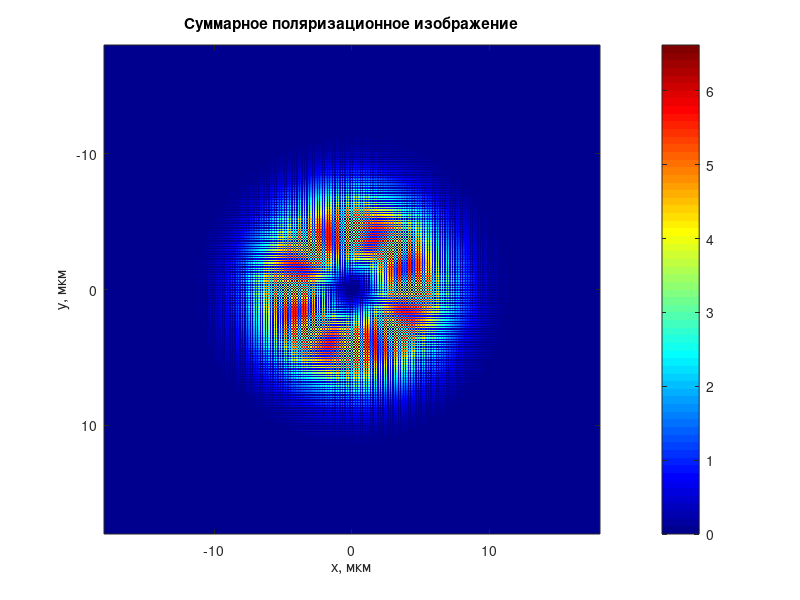

The MATLAB script that drew this image:
% Параметры
n = 1; % Порядок векторной моды
phi0 = 0; % Начальный угол поворота моды
omega = 6; % Ширина моды
noise_level = 0.0; % Уровень шума (сигнал/шум)
threshold = 1.0; % Порог зашкаливания

% Размер изображения
size_img = 300;
[x, y] = meshgrid(linspace(-omega*3, omega*3, size_img), linspace(-omega*3, omega*3, size_img));

% Радиус
r = sqrt(x.^2 + y.^2);

% Азимутальный угол
phi = atan2(y, x);

% Компоненты напряженности электрического поля
Ex = r .* exp(-r.^2 / omega^2) .* cos(n * (phi - phi0));
Ey = r .* exp(-r.^2 / omega^2) .* sin(n * (phi - phi0));

% Поляризационные изображения
images = zeros(size_img, size_img, 4);

% Углы поляризатора
theta_values = [0, pi/2, pi/4, -pi/4];

for i = 1:4
    theta = theta_values(i);
    if theta == 0
        images(:, :, i) = Ex.^2;
    elseif theta == pi/2
        images(:, :, i) = Ey.^2;
    else
		Ex_out = Ex .* cos(theta)^2 - Ey .* cos(theta) * sin(theta);
		Ey_out = -Ex .* cos(theta) * sin(theta) + Ey .* sin(theta)^2;
        images(:, :, i) = Ex_out.^2 + Ey_out.^2;
    end
end

% Добавление шума
images = images + noise_level * randn(size(images));

% Зашкаливание
max_intensity = max(images(:));
images(images > threshold * max_intensity) = threshold * max_intensity;

% Создание суммарного изображения
final_image = zeros(size_img * 2, size_img * 2);
final_image(1:2:end, 1:2:end) = images(:, :, 1);
final_image(2:2:end, 2:2:end) = images(:, :, 2);
final_image(2:2:end, 1:2:end) = images(:, :, 3);
final_image(1:2:end, 2:2:end) = images(:, :, 4);

% Отображение суммарного изображения
imagesc(linspace(-omega*3, omega*3, size_img * 2), linspace(-omega*3, omega*3, size_img * 2), final_image);
colormap(jet);
colorbar;
title('Суммарное поляризационное изображение');

% Добавление подписей осей
xlabel('x, мкм');
ylabel('y, мкм');